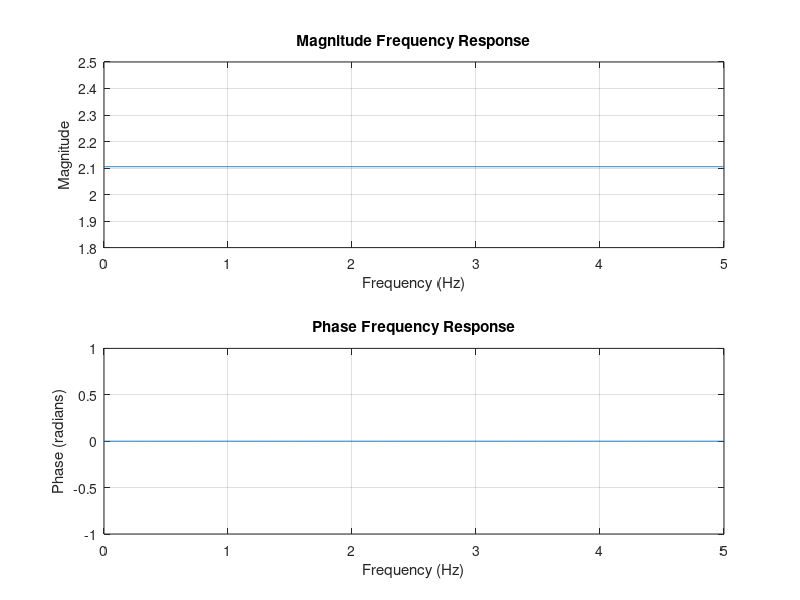

This chart was generated by the following MATLAB code:
c1 = 1;
d1 = [1 3 2];
fs = 10;
T = 1/fs;

[R1, p1, k1] = residue(c1, d1);
p1 = exp(p1*T);
[b1, a1] = residuez(R1, p1, k1);
b1 = (b1');
a1 = (a1');

[h1, fre] = freqz(b1, a1, 1000, fs);

figure;
subplot(2, 1, 1);
plot(fre, abs(h1));
title('Magnitude Frequency Response');
xlabel('Frequency (Hz)');
ylabel('Magnitude');
grid on;

subplot(2, 1, 2);
plot(fre, angle(h1));
title('Phase Frequency Response');
xlabel('Frequency (Hz)');
ylabel('Phase (radians)');
grid on;